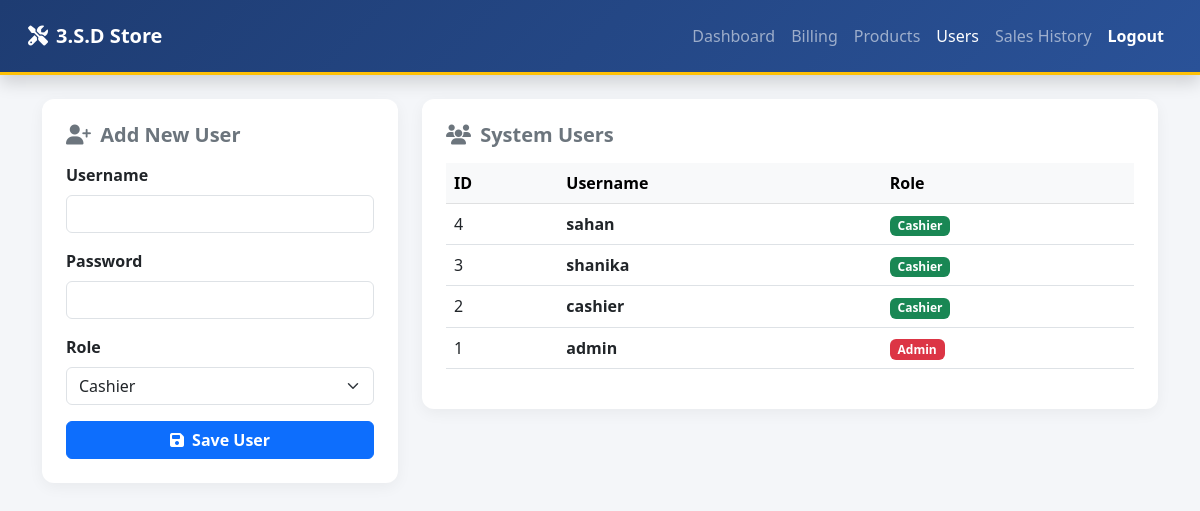
/users.php (signed in), run on the app's committed database.
### tables this page shows
CREATE TABLE `users` (
  `id` int(11) NOT NULL,
  `username` varchar(50) NOT NULL,
  `password` varchar(255) NOT NULL,
  `role` varchar(20) NOT NULL
);

### users.php (the view, shortened to what this page needs)
<?php
include('config/db.php');
$query = "SELECT * FROM users ORDER BY id DESC";
$result = mysqli_query($conn, $query);
?>
<!DOCTYPE html>
<html lang="en">
<head>
    <link href="https://cdn.jsdelivr.net/npm/bootstrap@5.3.0/dist/css/bootstrap.min.css" rel="stylesheet">
    <link href="https://cdnjs.cloudflare.com/ajax/libs/font-awesome/6.4.0/css/all.min.css" rel="stylesheet">
    <link rel="stylesheet" href="css/custom.css">
</head>
<body>
<nav class="navbar navbar-expand-lg navbar-dark sticky-top p-3 shadow">
    <div class="container-fluid">
        <a class="navbar-brand fw-bold" href="dashboard.php"><i class="fa-solid fa-screwdriver-wrench me-2"></i>3.S.D Store</a>
        <div class="collapse navbar-collapse">
            <ul class="navbar-nav ms-auto">
                <li class="nav-item"><a class="nav-link" href="dashboard.php">Dashboard</a></li>
                <li class="nav-item"><a class="nav-link" href="billing.php">Billing</a></li>
                <?php if (isset($_SESSION['user_role']) && $_SESSION['user_role'] == 'Admin'): ?>
                    <li class="nav-item"><a class="nav-link" href="products.php">Products</a></li>
                    <li class="nav-item"><a class="nav-link active" href="users.php">Users</a></li>
                <?php endif; ?>
                <li class="nav-item"><a class="nav-link" href="sales_history.php">Sales History</a></li>
                <li class="nav-item"><a class="nav-link text-white fw-bold" href="login.php">Logout</a></li>
            </ul>
        </div>
    </div>
</nav>
<div class="container mt-4">
    <div class="row g-4">
        <div class="col-md-4">
            <div class="card shadow-sm p-4 bg-white">
                <h5 class="fw-bold mb-3 text-secondary"><i class="fa-solid fa-user-plus me-1"></i> Add New User</h5>
                <form action="users.php" method="POST">
                    <div class="mb-3">
                        <label class="form-label fw-bold">Username</label>
                        <input type="text" name="username" class="form-control" required autocomplete="off">
                    </div>
                    <div class="mb-3">
                        <label class="form-label fw-bold">Password</label>
                        <input type="password" name="password" class="form-control" required>
                    </div>
                    <div class="mb-3">
                        <label class="form-label fw-bold">Role</label>
                        <select name="role" class="form-select" required>
                            <option value="Cashier">Cashier</option>
                        </select>
                    </div>
                    <button type="submit" name="save_user" class="btn btn-primary w-100 fw-bold"><i class="fa-solid fa-floppy-disk me-1"></i> Save User</button>
                </form>
            </div>
        </div>
        <div class="col-md-8">
            <div class="card shadow-sm p-4 bg-white">
                <h5 class="fw-bold mb-3 text-secondary"><i class="fa-solid fa-users me-1"></i> System Users</h5>
                <div class="table-responsive">
                    <table class="table table-hover align-middle">
                        <thead class="table-light">
                            <tr>
                                <th>ID</th>
                                <th>Username</th>
                                <th>Role</th>
                            </tr>
                        </thead>
                        <tbody>
                            <?php
                            while ($row = mysqli_fetch_assoc($result)) {
                                $badge = $row['role'] == 'Admin' ? 'bg-danger' : 'bg-success';
                                echo "<tr>";
                                echo "<td>" . $row['id'] . "</td>";
                                echo "<td class='fw-bold'>" . htmlspecialchars($row['username']) . "</td>";
                                echo "<td><span class='badge $badge'>" . $row['role'] . "</span></td>";
                                echo "</tr>";
                            }
                            ?>
                        </tbody>
                    </table>
                </div>
            </div>
        </div>
    </div>
</div>
</body>
</html>

### css/custom.css (style rules this page uses)
body { background-color: #f4f6f9 !important; font-family: 'Segoe UI', Tahoma, Geneva, Verdana, sans-serif; }
.navbar-dark { background: linear-gradient(135deg, #1e3c72 0%, #2a5298 100%) !important; border-bottom: 3px solid #ffc107; }
.card { border-radius: 12px !important; border: none !important; box-shadow: 0 4px 15px rgba(0, 0, 0, 0.05) !important; transition: transform 0.2s; }
.table-light { background-color: #e9ecef !important; color: #495057 !important; font-weight: bold; }

### users.php (style rules this page uses)
body { background-color: #f4f6f9; font-family: 'Segoe UI', sans-serif; }
.navbar-dark { background-color: #1e3c72; }
.card { border-radius: 10px; border: none; }

### data on the page
users: id "4", username "sahan", role "Cashier"
users: id "3", username "shanika", role "Cashier"
users: id "2", username "cashier", role "Cashier"
users: id "1", username "admin", role "Admin"
